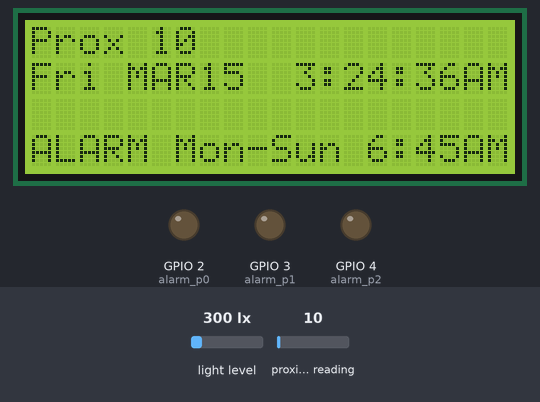
A program run on a simulated ESP32 board running MicroPython. On the bench: 20×4 character LCD, output pins drawn as LEDs (lit = HIGH). The test bench sets the inputs (shaded band); at power-on: proximity reading 10, light level 300 lx. WiFi joins after 1.5 s; the clock reads 2024-03-15 10:24:30 at power-on unless the program sets it; library files of the repository ran but are not shown: apds9960.py; what the program prints to the serial console is not drawn.

Above: at 6.7 s.
6.8 s: proximity reading set to 7
At 7.7 s:
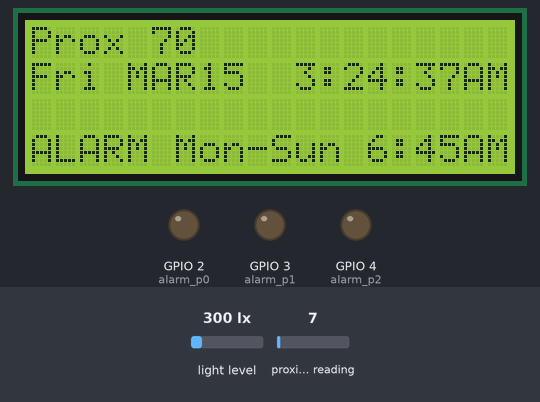
9.6 s: proximity reading set to 4
At 11.9 s:
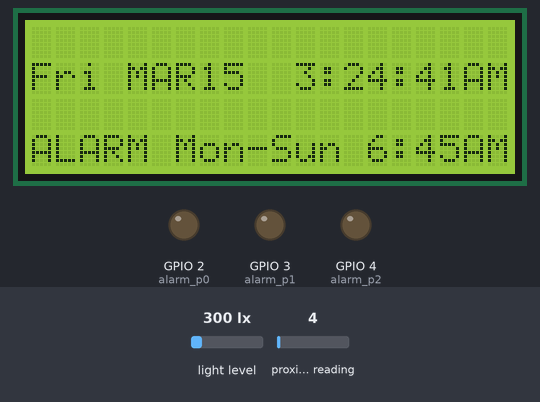
12.6 s: proximity reading set to 64
At 13.7 s:
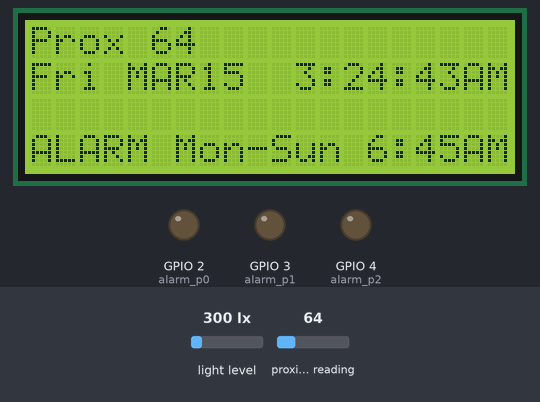
Timing chart, 0 to 15.6 s (numbered marks = the images above; inputs shaded):
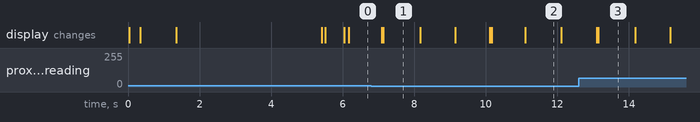

The program:

esp32c3_lcd_clock.py
```python
import machine
import time
from lcd_2004 import LCD_2004
from apds9960 import APDS9960
from ntptime_get_time import *

i2c      = machine.I2C(scl=machine.Pin(7), sda=machine.Pin(6), freq=400000) # esp32c3 xiao
alarm_p0 = machine.Pin(2, machine.Pin.OUT) # esp32c3 xiao
alarm_p1 = machine.Pin(3, machine.Pin.OUT) # esp32c3 xiao
alarm_p2 = machine.Pin(4, machine.Pin.OUT) # esp32c3 xiao
apds     = apds = APDS9960(i2c=i2c)
lcd      = LCD_2004(i2c=i2c)

lcd.lcd_backlight(False)
time.sleep(1)
lcd.lcd_backlight(True)

apds.i2c_bf_write(apds.BF_AGAIN, apds.BF_AGAIN.TABLE_ENUM["64X"])
apds.i2c_bf_write(apds.BF_PON,   apds.BF_PON.TABLE_ENUM["CHIP_ON"])
apds.i2c_bf_write(apds.BF_AEN,   apds.BF_AEN.TABLE_ENUM["ENABLE"])
# LDRIVE stays at default value of 100mA
apds.i2c_bf_write(apds.BF_PGAIN, apds.BF_PGAIN.TABLE_ENUM["4X"])
apds.i2c_bf_write(apds.BF_PEN,   apds.BF_PEN.TABLE_ENUM["ENABLE"])

connect_wifi()
disconnect_wifi()
last_task=time.time()
prox_count_down = 0
previous_minute = get_minutes()
alarm1_time  = '6:45AM'
alarm1_days  = 'Mon-Sun' # allowed is 'Mon-Fri' or 'Mon-Sun'
lcd.lcd_print("ALARM "+alarm1_days+" "+alarm1_time,4,0)
alarm_toggle = 0
alarm_ringing = False
while True:
    if (time.time() - last_task) >= 1: # true every 1 seconds
        lcd.lcd_print(get_time(),2,0)
        minute = get_minutes()
        if (previous_minute != minute): # check for alarms
            if (get_alarm_time() == alarm1_time):
                day_of_week = get_day_of_week()
                if (day_of_week in ["Mon", "Tue", "Wed", "Thu", "Fri"] or (day_of_week in ["Sat", "Sun"] and alarm1_days == 'Mon-Sun')):
                    alarm_ringing = True
            else:
                alarm_ringing = False # only ring for 1 minute maximum
            if (get_alarm_time() == '2:59AM'): # update time
                connect_wifi()
                disconnect_wifi()
        previous_minute = minute
        if (alarm_ringing):
            alarm_toggle = alarm_toggle ^ 1
            alarm_p0.value(alarm_toggle)
            alarm_p1.value(alarm_toggle)
            alarm_p2.value(alarm_toggle)
        else:
            alarm_p0.value(0)
            alarm_p1.value(0)
            alarm_p2.value(0)

        prox_data = apds.i2c_bf_read(apds.BF_PDATA)
        if (prox_data > 5):
            alarm_ringing = False
            lcd.lcd_print("Prox "+ str(prox_data),1,0)
        else:
            lcd.lcd_print("           ",1,0)
        last_task=time.time()
    time.sleep(0.1) # this should be half of the repeat interval
    als_data  = (apds.i2c_bf_read(apds.BF_CDATAH) << 8) + apds.i2c_bf_read(apds.BF_CDATAL)
    prox_data = apds.i2c_bf_read(apds.BF_PDATA)
    if (als_data < 5) and (prox_data < 3) and (prox_count_down == 0):
        lcd.lcd_backlight(False)
        time.sleep(1)
    elif (prox_count_down < 40):
        prox_count_down = prox_count_down + 1
        lcd.lcd_backlight(True)
    else:
        prox_count_down = 0
```

lcd_2004.py
```python
import machine
import time

class LCD_2004:

    ENABLE = 0x04 #Set Entry Mode
    RS     = 0x01 # Register select bit
    WIDTH  = 20

    #initializes objects and lcd
    def __init__(self, i2c, slave_id=0x27):
        self.i2c     = i2c
        self.slave_id = slave_id
        self.BKLIGHT = 0x08 # Holds Backlight state, 0x08 ON, 0x00 OFF
        self.lcd_write(0x03)
        self.lcd_write(0x03)
        self.lcd_write(0x03)
        self.lcd_write(0x02)

        self.lcd_write(0x20 | 0x08 | 0x04 | 0x00) #Set Functions 2Line,5x8,4Bit Mode
        self.lcd_write(0x08 | 0x04) #Turn Display On
        self.lcd_write(0x01) #Clear Screen
        self.lcd_write(0x04 | 0x02) #Set Entry Mode Left -> Right
        time.sleep_ms(300)

    def lcd_strobe(self, data):
        dont_echo = self.i2c.writeto(self.slave_id,bytes([data | self.ENABLE | self.BKLIGHT]))
        time.sleep_ms(1)
        dont_echo = self.i2c.writeto(self.slave_id,bytes([(data & ~self.ENABLE) | self.BKLIGHT]))
        time.sleep_ms(1)

    def lcd_write_four_bits(self, data):
        dont_echo = self.i2c.writeto(self.slave_id,bytes([data | self.BKLIGHT]))
        self.lcd_strobe(data)

    # write a command to lcd
    def lcd_write(self, cmd, mode=0):
        self.lcd_write_four_bits(mode | (cmd & 0xF0))
        self.lcd_write_four_bits(mode | ((cmd << 4) & 0xF0))

    def set_line(self,line,col=0):
        if line == 1:
            self.lcd_write(0x80+col)
        if line == 2:
            self.lcd_write(0xC0+col)
        if line == 3:
            self.lcd_write(0x94+col)
        if line == 4:
            self.lcd_write(0xD4+col)

    def lcd_print(self, string, line=0, col=0):
        self.set_line(line,col)
        i = 1
        for char in string:
            if ((i > self.WIDTH) & (line < 4)):
                line = line + 1
                self.set_line(line,0)
                i = 1
            if ((i > self.WIDTH) & (line == 4)):
                break
            self.lcd_write(ord(char),self.RS)
            i = i + 1

    def lcd_off(self):
        self.lcd_write(0x08 | 0x00)

    def lcd_on(self):
        self.lcd_write(0x08 | 0x04)

    def lcd_clear(self):
        self.lcd_write(0x01) #Clear Screen
        self.lcd_write(0x02) #Set Home

    def lcd_backlight(self, on):
        if on:
            self.BKLIGHT=0x08
        else:
            self.BKLIGHT=0x00
        self.lcd_write(0)
```

ntptime_get_time.py
```python
import machine
import network
import time
import utime
import ntptime

def connect_wifi():
    # Your network credentials
    ssid = 'YOUR_SSID'
    password = 'YOUR_PASSWORD'
    #Connect to Wi-Fi
    wlan = network.WLAN(network.STA_IF)
    wlan.ifconfig(('192.168.0.201', '255.255.255.0', '192.168.0.1', '205.171.3.25'))
    time.sleep_ms(1000)
    wlan.active(True)
    time.sleep_ms(1000)
    wlan.connect(ssid, password)

    # Wait for connection to establish
    max_wait = 10
    while max_wait > 0:
        if wlan.status() == 1010:
                break
        max_wait -= 1
        print('waiting for connection...')
        time.sleep(1)

    # Manage connection errors
    if wlan.status() == 1010:
        print('connected')
        ntptime.settime() # this is GMT, not Phoenix
        rtc = machine.RTC()
        utc_shift = -7
        tm = utime.localtime(utime.mktime(utime.localtime()) + utc_shift*3600)
        tm = tm[0:3] + (0,) + tm[3:6] + (0,)
        rtc.datetime(tm)
    else:
        print(wlan.status())

def disconnect_wifi():
    wlan = network.WLAN()
    wlan.disconnect()

def get_time():
    rtc = machine.RTC()
    year, month, day, dow, hour, mins, secs = rtc.datetime()[0:7]
    days   = ["Mon", "Tue", "Wed", "Thu", "Fri", "Sat", "Sun"]
    months = ["JAN", "FEB", "MAR", "APR", "MAY", "JUN", "JUL", "AUG", "SEP", "OCT", "NOV", "DEC"]
    day_name = days[dow]
    month_name = months[month-1]
    date_time = str("{:s} {:s}{:2d} {:2d}:{:02d}:{:02d}{}M".format(day_name,month_name,day,(hour-1)%12+1,mins,secs,chr(65+15*(hour//12))))
    return date_time

def get_seconds():
    rtc = machine.RTC()
    year, month, day, dow, hour, mins, secs = rtc.datetime()[0:7]
    return secs

def get_minutes():
    rtc = machine.RTC()
    year, month, day, dow, hour, mins, secs = rtc.datetime()[0:7]
    return mins

def get_hours():
    rtc = machine.RTC()
    year, month, day, dow, hour, mins, secs = rtc.datetime()[0:7]
    return hour

def get_day_of_week():
    rtc = machine.RTC()
    year, month, day, dow, hour, mins, secs = rtc.datetime()[0:7]
    days   = ["Mon", "Tue", "Wed", "Thu", "Fri", "Sat", "Sun"]
    day_name = days[dow]
    return day_name

def get_alarm_time():
    rtc = machine.RTC()
    year, month, day, dow, hour, mins, secs = rtc.datetime()[0:7]
    alarm_time = str("{:d}:{:02d}{}M".format((hour-1)%12+1,mins,chr(65+15*(hour//12))))
    return alarm_time
```

Measured:
- the behaviour switches between 6 and 5 on proximity reading (found by bisection; images 1 and 2)
- after the input at 9.6 s, the display: first differs from a run without the input after 0.57 s (image 2 shows a later state)
- after the input at 12.6 s, the display: first differs from a run without the input after 0.55 s (image 3)
- what the display in image 3 shows lasts 1.1 s, from 13.1 s to 14.2 s
